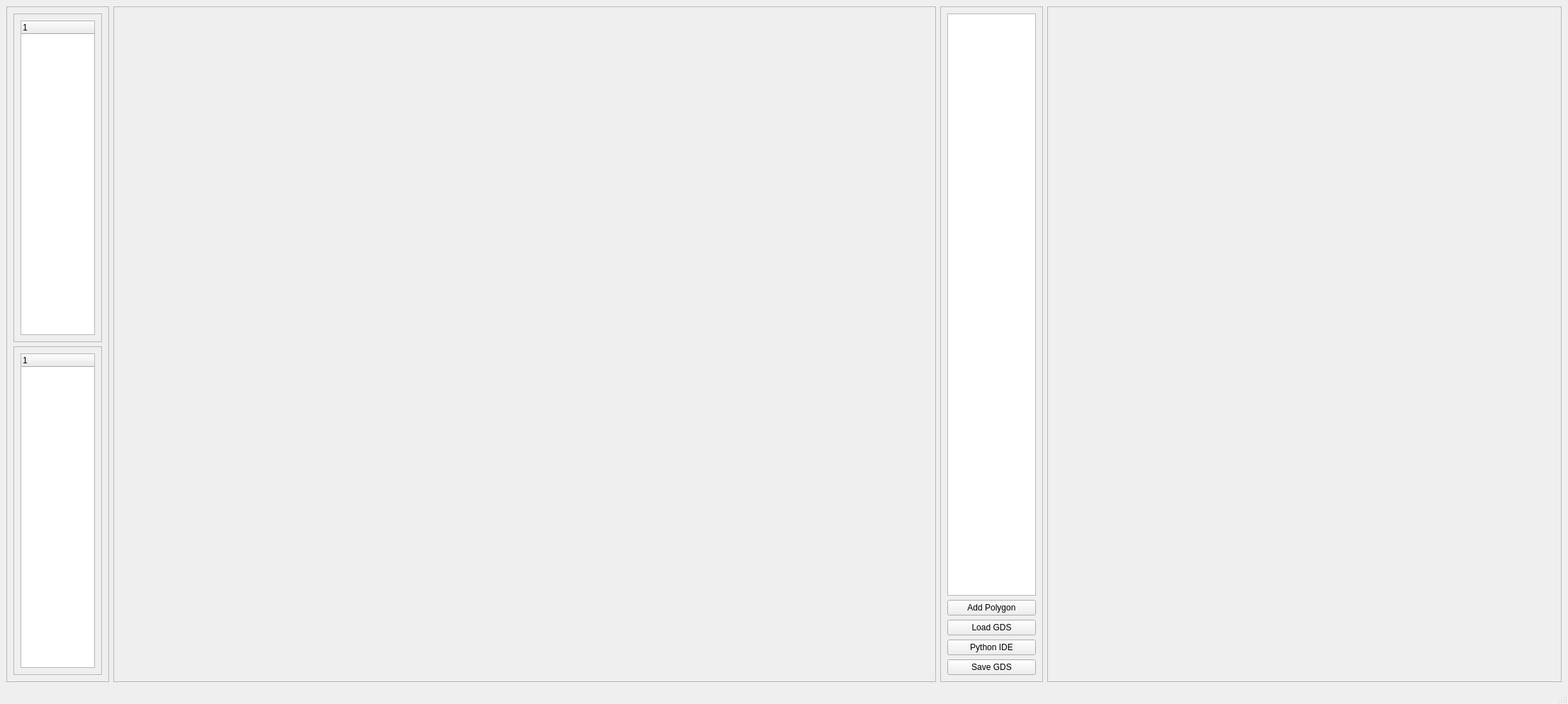
<?xml version="1.0" encoding="UTF-8"?>
<ui version="4.0">
 <class>MainWindow</class>
 <widget class="QMainWindow" name="MainWindow">
  <property name="geometry">
   <rect>
    <x>0</x>
    <y>0</y>
    <width>2213</width>
    <height>994</height>
   </rect>
  </property>
  <property name="windowTitle">
   <string>MainWindow</string>
  </property>
  <widget class="QWidget" name="centralwidget">
   <layout class="QHBoxLayout" name="horizontalLayout" stretch="1,8,1,5">
    <item>
     <widget class="QFrame" name="frame">
      <property name="frameShape">
       <enum>QFrame::StyledPanel</enum>
      </property>
      <property name="frameShadow">
       <enum>QFrame::Raised</enum>
      </property>
      <layout class="QVBoxLayout" name="verticalLayout_2">
       <item>
        <widget class="QFrame" name="frame_3">
         <property name="frameShape">
          <enum>QFrame::StyledPanel</enum>
         </property>
         <property name="frameShadow">
          <enum>QFrame::Raised</enum>
         </property>
         <layout class="QHBoxLayout" name="horizontalLayout_2">
          <item>
           <widget class="QTreeWidget" name="tw_cells">
            <column>
             <property name="text">
              <string notr="true">1</string>
             </property>
            </column>
           </widget>
          </item>
         </layout>
        </widget>
       </item>
       <item>
        <widget class="QFrame" name="frame_4">
         <property name="frameShape">
          <enum>QFrame::StyledPanel</enum>
         </property>
         <property name="frameShadow">
          <enum>QFrame::Raised</enum>
         </property>
         <layout class="QHBoxLayout" name="horizontalLayout_3">
          <item>
           <widget class="QTreeWidget" name="tw_libs">
            <column>
             <property name="text">
              <string notr="true">1</string>
             </property>
            </column>
           </widget>
          </item>
         </layout>
        </widget>
       </item>
      </layout>
     </widget>
    </item>
    <item>
     <widget class="QFrame" name="fm_canvas">
      <property name="frameShape">
       <enum>QFrame::StyledPanel</enum>
      </property>
      <property name="frameShadow">
       <enum>QFrame::Raised</enum>
      </property>
     </widget>
    </item>
    <item>
     <widget class="QFrame" name="frame_2">
      <property name="frameShape">
       <enum>QFrame::StyledPanel</enum>
      </property>
      <property name="frameShadow">
       <enum>QFrame::Raised</enum>
      </property>
      <layout class="QVBoxLayout" name="verticalLayout">
       <item>
        <widget class="QListWidget" name="lw_layers"/>
       </item>
       <item>
        <widget class="QPushButton" name="pb_add">
         <property name="text">
          <string>Add Polygon</string>
         </property>
        </widget>
       </item>
       <item>
        <widget class="QPushButton" name="pb_load">
         <property name="text">
          <string>Load GDS</string>
         </property>
        </widget>
       </item>
       <item>
        <widget class="QPushButton" name="pb_ide">
         <property name="text">
          <string>Python IDE</string>
         </property>
        </widget>
       </item>
       <item>
        <widget class="QPushButton" name="pb_save">
         <property name="text">
          <string>Save GDS</string>
         </property>
        </widget>
       </item>
      </layout>
     </widget>
    </item>
    <item>
     <widget class="QFrame" name="fm_edit_page">
      <property name="frameShape">
       <enum>QFrame::StyledPanel</enum>
      </property>
      <property name="frameShadow">
       <enum>QFrame::Raised</enum>
      </property>
     </widget>
    </item>
   </layout>
  </widget>
  <widget class="QMenuBar" name="menubar">
   <property name="geometry">
    <rect>
     <x>0</x>
     <y>0</y>
     <width>2213</width>
     <height>20</height>
    </rect>
   </property>
  </widget>
  <widget class="QStatusBar" name="statusbar"/>
 </widget>
 <resources/>
 <connections/>
</ui>
